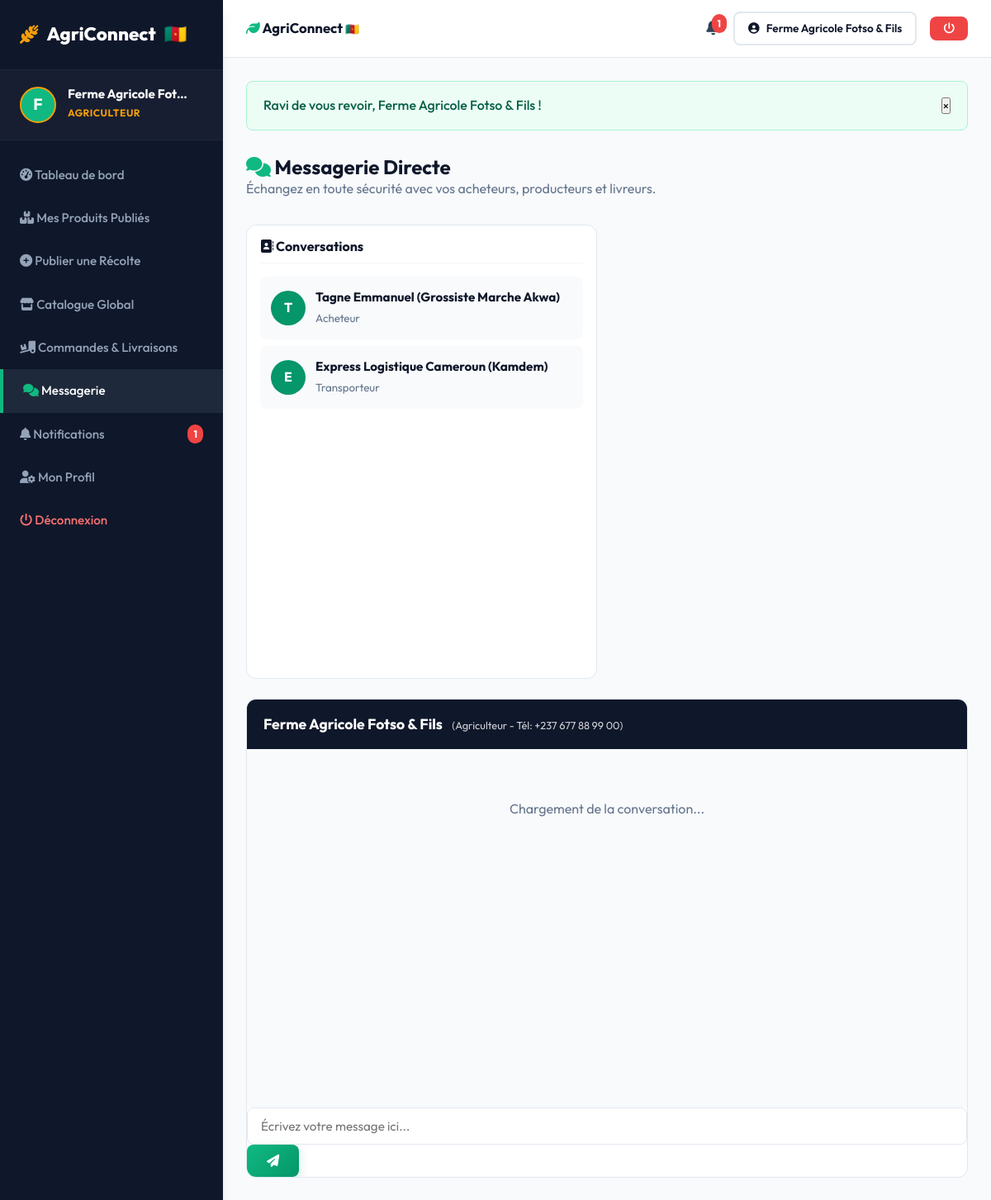
The page /messagerie.php?contact_id=2 (signed in) on the database its author committed.
### tables this page shows
CREATE TABLE IF NOT EXISTS `utilisateurs` (
  `id` INT AUTO_INCREMENT PRIMARY KEY,
  `nom_complet` VARCHAR(150) NOT NULL,
  `email` VARCHAR(150) NOT NULL UNIQUE,
  `mot_de_passe` VARCHAR(255) NOT NULL,
  `role` ENUM('agriculteur', 'acheteur', 'transporteur', 'admin') NOT NULL DEFAULT 'acheteur',
  `telephone` VARCHAR(30) DEFAULT NULL,
  `photo` VARCHAR(255) DEFAULT 'default_avatar.png',
  `adresse` VARCHAR(255) DEFAULT NULL,
  `ville` VARCHAR(100) DEFAULT NULL,
  `latitude` DECIMAL(10, 8) DEFAULT NULL,
  `longitude` DECIMAL(11, 8) DEFAULT NULL,
  `statut` ENUM('actif', 'suspendu') NOT NULL DEFAULT 'actif',
  `est_certifie` TINYINT(1) NOT NULL DEFAULT 0,
  `statut_certification` ENUM('non_demande', 'en_attente', 'valide', 'rejete') NOT NULL DEFAULT 'non_demande',
  `photo_cni` VARCHAR(255) DEFAULT NULL,
  `date_demande_certification` DATETIME DEFAULT NULL,
  `date_creation` DATETIME DEFAULT CURRENT_TIMESTAMP
);

### messagerie.php (the view, shortened to what this page needs)
<?php
require_once __DIR__ . '/includes/fonctions.php';
$user_id = $_SESSION['utilisateur_id'];
$contact_id = isset($_GET['contact_id']) ? (int)$_GET['contact_id'] : 0;
$stmtContacts = $pdo->prepare("
    SELECT DISTINCT u.id, u.nom_complet, u.role, u.photo, u.telephone
    FROM utilisateurs u
    WHERE u.id IN (
        SELECT expediteur_id FROM messages WHERE destinataire_id = ?
        UNION
        SELECT destinataire_id FROM messages WHERE expediteur_id = ?
        UNION
        SELECT agriculteur_id FROM commandes WHERE acheteur_id = ? OR transporteur_id = ?
        UNION
        SELECT acheteur_id FROM commandes WHERE agriculteur_id = ? OR transporteur_id = ?
        UNION
        SELECT transporteur_id FROM commandes WHERE agriculteur_id = ? OR acheteur_id = ?
    ) AND u.id != ?
");
$stmtContacts->execute([$user_id, $user_id, $user_id, $user_id, $user_id, $user_id, $user_id, $user_id, $user_id]);
$contacts = $stmtContacts->fetchAll();
$contact_actif = null;
if ($contact_id > 0) {
    $stmtC = $pdo->prepare("SELECT id, nom_complet, role, telephone, email FROM utilisateurs WHERE id = ?");
    $stmtC->execute([$contact_id]);
    $contact_actif = $stmtC->fetch();
}
require_once __DIR__ . '/includes/header.php';
?>
<div style="margin-top: 30px; margin-bottom: 30px;">
    <h2><i class="fa-solid fa-comments" style="color: var(--primary);"></i> Messagerie Directe</h2>
    <p style="color: var(--gray-500);">Échangez en toute sécurité avec vos acheteurs, producteurs et livreurs.</p>
</div>
<div style="display: grid; grid-template-columns: repeat(auto-fit, minmax(280px, 1fr)); gap: 24px; margin-bottom: 60px;">
    <div style="background: var(--white); border-radius: var(--radius-md); border: 1px solid var(--gray-200); padding: 16px; height: 550px; overflow-y: auto;">
        <h4 style="margin-bottom: 16px; color: var(--dark); border-bottom: 1px solid var(--gray-100); padding-bottom: 10px;">
            <i class="fa-solid fa-address-book"></i> Conversations
        </h4>
        <?php if (empty($contacts)): ?>
            <p style="color: var(--gray-500); font-size: 0.9rem; text-align: center; margin-top: 40px;">Aucun contact disponible pour l'instant.</p>
        <?php else: ?>
            <div style="display: flex; flex-direction: column; gap: 8px;">
                <?php foreach ($contacts as $c): ?>
                    <a href="messagerie.php?contact_id=<?php echo $c['id']; ?>"
                       style="display: flex; align-items: center; gap: 12px; padding: 12px; border-radius: var(--radius-sm); border: 1px solid <?php echo ($contact_id == $c['id']) ? 'var(--primary)' : 'transparent'; ?>; background: <?php echo ($contact_id == $c['id']) ? 'var(--primary-light)' : 'var(--light-bg)'; ?>;">
                        <div style="width: 42px; height: 42px; border-radius: 50%; background: var(--primary-dark); color: white; display: flex; align-items: center; justify-content: center; font-weight: 700;">
                            <?php echo strtoupper(substr($c['nom_complet'], 0, 1)); ?>
                        </div>
                        <div style="overflow: hidden;">
                            <strong style="display: block; color: var(--dark); font-size: 0.95rem; white-space: nowrap; text-overflow: ellipsis; overflow: hidden;">
                                <?php echo htmlspecialchars($c['nom_complet']); ?>
                            </strong>
                            <small style="color: var(--gray-500); text-transform: capitalize;"><?php echo htmlspecialchars($c['role']); ?></small>
                        </div>
                    </a>
                <?php endforeach; ?>
            </div>
        <?php endif; ?>
    </div>
    <div style="grid-column: span 2;">
        <?php if (!$contact_actif): ?>
            <div style="text-align: center; padding: 100px 20px; background: var(--white); border-radius: var(--radius-md); border: 1px dashed var(--gray-500);">
                <i class="fa-solid fa-comment-slash" style="font-size: 3rem; color: var(--gray-500); margin-bottom: 16px;"></i>
                <h3>Sélectionnez une conversation</h3>
                <p style="color: var(--gray-500);">Choisissez un interlocuteur dans la liste de gauche pour démarrer le dialogue.</p>
            </div>
        <?php else: ?>
            <div class="chat-container">
                <div class="chat-header">
                    <div>
                        <strong style="font-size: 1.1rem;"><?php echo htmlspecialchars($contact_actif['nom_complet']); ?></strong>
                        <span style="font-size: 0.8rem; opacity: 0.8; margin-left: 8px;">(<?php echo ucfirst($contact_actif['role']); ?> - Tél: <?php echo htmlspecialchars($contact_actif['telephone']); ?>)</span>
                    </div>
                </div>
                <div class="chat-messages" id="chatMessagesBox">
                    <div style="text-align: center; color: var(--gray-500); margin-top: 40px;">Chargement de la conversation...</div>
                </div>
                <form id="formSendMessage" class="chat-footer">
                    <input type="text" id="chatInputMessage" class="form-control" placeholder="Écrivez votre message ici..." required autocomplete="off">
                    <button type="submit" class="btn btn-primary"><i class="fa-solid fa-paper-plane"></i></button>
                </form>
            </div>
        <?php endif; ?>
    </div>
</div>
<?php require_once __DIR__ . '/includes/footer.php'; ?>

### assets/css/style.css (style rules this page uses)
:root { --primary: #10b981; --primary-dark: #059669; --primary-light: #d1fae5; --accent: #f59e0b; --dark: #0f172a; --dark-surface: #1e293b; --light-bg: #f8fafc; --white: #ffffff; --gray-100: #f1f5f9; --gray-200: #e2e8f0; --gray-500: #64748b; --gray-700: #334155; --danger: #ef4444; --warning: #f59e0b; --success: #10b981; --info: #3b82f6; --shadow-sm: 0 1px 3px rgba(0,0,0,0.05); --shadow-md: 0 4px 6px -1px rgba(0,0,0,0.1), 0 2px 4px -1px rgba(0,0,0,0.06); --shadow-lg: 0 10px 15px -3px rgba(0,0,0,0.1), 0 4px 6px -2px rgba(0,0,0,0.05); --radius-sm: 8px; --radius-md: 12px; --radius-lg: 20px; --transition: all 0.3s cubic-bezier(0.4, 0, 0.2, 1); }
* { margin: 0; padding: 0; box-sizing: border-box; font-family: 'Outfit', -apple-system, BlinkMacSystemFont, "Segoe UI", Roboto, sans-serif; }
body { background-color: var(--light-bg); color: var(--gray-700); line-height: 1.6; min-height: 100vh; display: flex; flex-direction: column; overflow-x: hidden; }
a { color: inherit; text-decoration: none; }
h1, h2, h3, h4, h5, h6 { color: var(--dark); font-weight: 700; line-height: 1.2; }
.btn { display: inline-flex; align-items: center; justify-content: center; gap: 8px; padding: 12px 24px; border-radius: var(--radius-sm); font-weight: 600; font-size: 0.95rem; cursor: pointer; transition: var(--transition); border: none; text-align: center; white-space: nowrap; }
.btn-primary { background: linear-gradient(135deg, var(--primary) 0%, var(--primary-dark) 100%); color: var(--white); box-shadow: 0 4px 12px rgba(16, 185, 129, 0.25); }
.form-control { width: 100%; padding: 12px 16px; border-radius: var(--radius-sm); border: 1.5px solid var(--gray-200); background-color: var(--white); font-size: 0.95rem; transition: var(--transition); color: var(--dark); }
.chat-container { display: flex; flex-direction: column; height: 580px; background: var(--white); border-radius: var(--radius-md); border: 1px solid var(--gray-200); overflow: hidden; }
.chat-header { padding: 16px 20px; background: var(--dark); color: var(--white); display: flex; align-items: center; justify-content: space-between; }
.chat-messages { flex-grow: 1; padding: 20px; overflow-y: auto; background: var(--light-bg); display: flex; flex-direction: column; gap: 14px; }

### rows shown on the page
utilisateurs: nom_complet "T", nom_complet "Tagne Emmanuel (Grossiste Marche Akwa)", role "Acheteur"
utilisateurs: nom_complet "E", nom_complet "Express Logistique Cameroun (Kamdem)", role "Transporteur"
utilisateurs: nom_complet "Ferme Agricole Fotso & Fils", role "Agriculteur", telephone "+237 677 88 99 00"

### other values the page prints
substr($user_nom, 0, 1) "F"
$user_nom "Ferme Agricole Fot…"
$user_role "AGRICULTEUR"
$nb_notifs "1"
$user_nom "Ferme Agricole Fotso & Fils"
$flash['message'] "Ravi de vous revoir, Ferme Agricole Fotso & Fils !"
